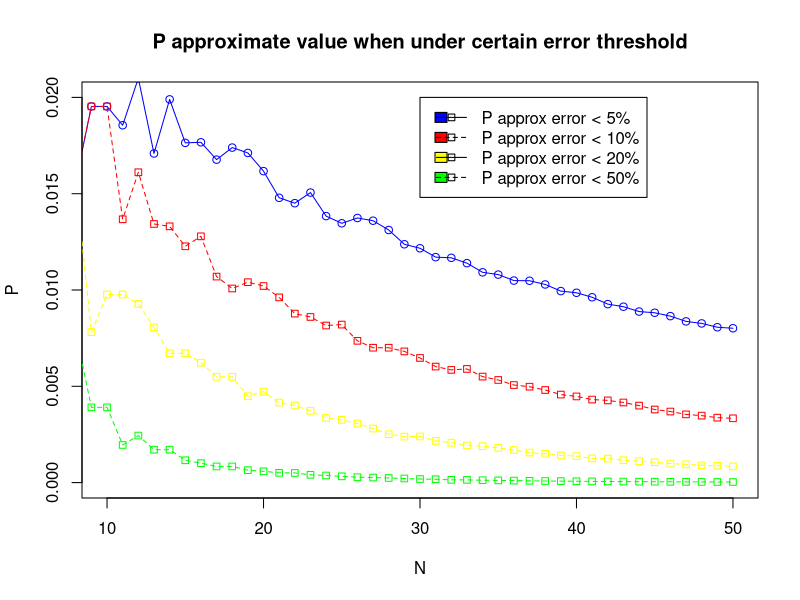

Reproduce this figure in R.
protsent5 <- c(0, 0, 0.25, 0.25, 0.0625, 0.0625, 0.015625, 0.015625, 0.01953125, 0.01953125, 0.0185546875, 0.02099609375, 0.01708984375, 0.0198974609375, 0.01763916015625, 0.017669677734375, 0.0167694091796875, 0.01739501953125, 0.017116546630859375, 0.016170501708984375, 0.014787673950195312, 0.014507293701171875, 0.015058755874633789, 0.013837099075317383, 0.013463854789733887, 0.013739705085754395, 0.01359790563583374, 0.013115473091602325, 0.012374557554721832, 0.012167103588581085, 0.011705071665346622, 0.011671178508549929, 0.011393355904147029, 0.01091800769791007, 0.010799358657095581, 0.010489973879884928, 0.010480126467882656, 0.010287958590197377, 0.00994271996387397, 0.009856305416178657, 0.009622770078749454, 0.009266728362035792, 0.009132639142080734, 0.008880110263817187, 0.008818260418536283, 0.008642676015568895, 0.008370030997838285, 0.008264843662011856, 0.00806605007142025, 0.008013869282724073)
protsent10 <- c(0, 0, 0.25, 0.125, 0.0625, 0.03125, 0.015625, 0.015625, 0.01953125, 0.01953125, 0.013671875, 0.01611328125, 0.013427734375, 0.0133056640625, 0.01226806640625, 0.012786865234375, 0.0106964111328125, 0.01007843017578125, 0.010406494140625, 0.010206222534179688, 0.009616851806640625, 0.008773326873779297, 0.008600473403930664, 0.008155584335327148, 0.008203327655792236, 0.007361024618148804, 0.0070032477378845215, 0.007002867758274078, 0.006811849772930145, 0.006471583619713783, 0.006023811176419258, 0.005852485541254282, 0.005901310360059142, 0.005503264372237027, 0.0053277474362403154, 0.00506595490151085, 0.004979490069672465, 0.0048081493223435245, 0.004569520409859251, 0.004473680211958708, 0.004311326349125011, 0.004267468323632784, 0.004159160429935582, 0.003997309091687384, 0.003793187119185859, 0.0036884955063669622, 0.003541533232009897, 0.003477289061784461, 0.0033717457314033084, 0.0033371576227683164)
protsent20 <- c(0, 0, 0.25, 0.125, 0.0625, 0.03125, 0.015625, 0.015625, 0.0078125, 0.009765625, 0.009765625, 0.00927734375, 0.008056640625, 0.0067138671875, 0.0067138671875, 0.0062255859375, 0.0054931640625, 0.0054931640625, 0.004482269287109375, 0.004726409912109375, 0.004154205322265625, 0.004004955291748047, 0.0037217140197753906, 0.003355264663696289, 0.003258049488067627, 0.0030646026134490967, 0.002806439995765686, 0.0025116726756095886, 0.0023890770971775055, 0.0023939814418554306, 0.002169116400182247, 0.00206967256963253, 0.0019327958580106497, 0.0018880220595747232, 0.0018046742188744247, 0.001692301477305591, 0.0015601065970258787, 0.001495962220360525, 0.0014096820887061767, 0.0013758051609329414, 0.0012564532562464592, 0.0012457423358682718, 0.001159494972853281, 0.0011136915243241674, 0.0010543802513325318, 0.0009851803896196998, 0.0009471542182666326, 0.0008985760863780001, 0.0008749950821176355, 0.0008407958221159362)
protsent50 <- c(0, 0, 0.25, 0.125, 0.0625, 0.03125, 0.015625, 0.0078125, 0.00390625, 0.00390625, 0.001953125, 0.00244140625, 0.001708984375, 0.001708984375, 0.00115966796875, 0.001007080078125, 0.0008392333984375, 0.0008392333984375, 0.000644683837890625, 0.0005855560302734375, 0.0005083084106445312, 0.0005011558532714844, 0.00040459632873535156, 0.0003688335418701172, 0.0003249049186706543, 0.00027820467948913574, 0.0002623051404953003, 0.00023937225341796875, 0.00021248310804367065, 0.0001841820776462555, 0.0001724790781736374, 0.0001432676799595356, 0.00014020013622939587, 0.00012245948892086744, 0.00011406681733205914, 0.00010392963304184377, 9.286028216592968e-05, 8.153369708452374e-05, 7.56254157749936e-05, 6.883612331876066e-05, 6.160464454296743e-05, 5.785305347671965e-05, 5.336693811841542e-05, 4.843930014430953e-05, 4.5885706413173466e-05, 4.042906576273708e-05, 3.7147530065340106e-05, 3.546572633439382e-05, 3.1671266519595065e-05, 2.937112857104296e-05)

X11.options(type="nbcairo")

plot(protsent5, type="o", col="blue", xlim=c(10, 50), ylim=c(0, 0.02), xlab="N", ylab="P")
lines(protsent10, type="o", pch=22, lty=2, col="red")
lines(protsent20, type="o", pch=22, lty=2, col="yellow")
lines(protsent50, type="o", pch=22, lty=2, col="green")
title(main="P approximate value when under certain error threshold")

leg <- c("P approx error < 5%", "P approx error < 10%", "P approx error < 20%", "P approx error < 50%")
cols <- c("blue", "red", "yellow", "green")
legend(30, 0.02, leg, cex = 1, cols, pch=22, lty=1:2)
